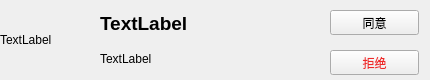
<?xml version="1.0" encoding="UTF-8"?>
<ui version="4.0">
 <class>ApplyItem</class>
 <widget class="QWidget" name="ApplyItem">
  <property name="geometry">
   <rect>
    <x>0</x>
    <y>0</y>
    <width>430</width>
    <height>80</height>
   </rect>
  </property>
  <property name="minimumSize">
   <size>
    <width>430</width>
    <height>80</height>
   </size>
  </property>
  <property name="maximumSize">
   <size>
    <width>430</width>
    <height>80</height>
   </size>
  </property>
  <property name="windowTitle">
   <string>Form</string>
  </property>
  <widget class="QLabel" name="avator">
   <property name="geometry">
    <rect>
     <x>0</x>
     <y>0</y>
     <width>80</width>
     <height>80</height>
    </rect>
   </property>
   <property name="minimumSize">
    <size>
     <width>80</width>
     <height>80</height>
    </size>
   </property>
   <property name="maximumSize">
    <size>
     <width>80</width>
     <height>80</height>
    </size>
   </property>
   <property name="text">
    <string>TextLabel</string>
   </property>
  </widget>
  <widget class="QLabel" name="name">
   <property name="geometry">
    <rect>
     <x>100</x>
     <y>15</y>
     <width>221</width>
     <height>17</height>
    </rect>
   </property>
   <property name="font">
    <font>
     <pointsize>14</pointsize>
     <weight>75</weight>
     <bold>true</bold>
    </font>
   </property>
   <property name="text">
    <string>TextLabel</string>
   </property>
  </widget>
  <widget class="QLabel" name="sign">
   <property name="geometry">
    <rect>
     <x>100</x>
     <y>50</y>
     <width>221</width>
     <height>17</height>
    </rect>
   </property>
   <property name="text">
    <string>TextLabel</string>
   </property>
  </widget>
  <widget class="QPushButton" name="agree">
   <property name="geometry">
    <rect>
     <x>330</x>
     <y>10</y>
     <width>89</width>
     <height>25</height>
    </rect>
   </property>
   <property name="text">
    <string>同意</string>
   </property>
  </widget>
  <widget class="QPushButton" name="disagree">
   <property name="geometry">
    <rect>
     <x>330</x>
     <y>50</y>
     <width>89</width>
     <height>25</height>
    </rect>
   </property>
   <property name="styleSheet">
    <string notr="true">color: rgb(239, 41, 41);</string>
   </property>
   <property name="text">
    <string>拒绝</string>
   </property>
  </widget>
 </widget>
 <resources/>
 <connections/>
</ui>
